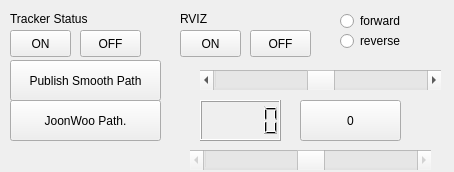
<?xml version="1.0" encoding="UTF-8"?>
<ui version="4.0">
 <class>MainWindow</class>
 <widget class="QMainWindow" name="MainWindow">
  <property name="geometry">
   <rect>
    <x>0</x>
    <y>0</y>
    <width>454</width>
    <height>172</height>
   </rect>
  </property>
  <property name="windowTitle">
   <string>LogPlot</string>
  </property>
  <widget class="QWidget" name="centralWidget">
   <widget class="QPushButton" name="pushButton_traker1_on">
    <property name="geometry">
     <rect>
      <x>10</x>
      <y>30</y>
      <width>61</width>
      <height>27</height>
     </rect>
    </property>
    <property name="text">
     <string>ON</string>
    </property>
   </widget>
   <widget class="QPushButton" name="pushButton_traker1_off">
    <property name="geometry">
     <rect>
      <x>80</x>
      <y>30</y>
      <width>61</width>
      <height>27</height>
     </rect>
    </property>
    <property name="text">
     <string>OFF</string>
    </property>
   </widget>
   <widget class="QLabel" name="label_traker1_2">
    <property name="geometry">
     <rect>
      <x>10</x>
      <y>10</y>
      <width>101</width>
      <height>17</height>
     </rect>
    </property>
    <property name="text">
     <string>Tracker Status</string>
    </property>
   </widget>
   <widget class="QPushButton" name="pushButton_PubMsg">
    <property name="geometry">
     <rect>
      <x>10</x>
      <y>60</y>
      <width>151</width>
      <height>41</height>
     </rect>
    </property>
    <property name="text">
     <string>Publish Smooth Path</string>
    </property>
   </widget>
   <widget class="QPushButton" name="pushButton_rviz_on">
    <property name="geometry">
     <rect>
      <x>180</x>
      <y>30</y>
      <width>61</width>
      <height>27</height>
     </rect>
    </property>
    <property name="text">
     <string>ON</string>
    </property>
   </widget>
   <widget class="QLabel" name="label_traker1_3">
    <property name="geometry">
     <rect>
      <x>180</x>
      <y>10</y>
      <width>31</width>
      <height>17</height>
     </rect>
    </property>
    <property name="text">
     <string>RVIZ</string>
    </property>
   </widget>
   <widget class="QPushButton" name="pushButton_rviz_off">
    <property name="geometry">
     <rect>
      <x>250</x>
      <y>30</y>
      <width>61</width>
      <height>27</height>
     </rect>
    </property>
    <property name="text">
     <string>OFF</string>
    </property>
   </widget>
   <widget class="QPushButton" name="pushButton_JWPath">
    <property name="geometry">
     <rect>
      <x>10</x>
      <y>100</y>
      <width>151</width>
      <height>41</height>
     </rect>
    </property>
    <property name="text">
     <string>JoonWoo Path.</string>
    </property>
   </widget>
   <widget class="QRadioButton" name="forward">
    <property name="geometry">
     <rect>
      <x>340</x>
      <y>10</y>
      <width>81</width>
      <height>22</height>
     </rect>
    </property>
    <property name="text">
     <string>forward</string>
    </property>
   </widget>
   <widget class="QRadioButton" name="reverse">
    <property name="geometry">
     <rect>
      <x>340</x>
      <y>30</y>
      <width>81</width>
      <height>22</height>
     </rect>
    </property>
    <property name="text">
     <string>reverse</string>
    </property>
   </widget>
   <widget class="QScrollBar" name="horizontalScrollBar">
    <property name="geometry">
     <rect>
      <x>200</x>
      <y>70</y>
      <width>241</width>
      <height>20</height>
     </rect>
    </property>
    <property name="focusPolicy">
     <enum>Qt::ClickFocus</enum>
    </property>
    <property name="minimum">
     <number>-99</number>
    </property>
    <property name="maximum">
     <number>99</number>
    </property>
    <property name="singleStep">
     <number>1</number>
    </property>
    <property name="pageStep">
     <number>1</number>
    </property>
    <property name="orientation">
     <enum>Qt::Horizontal</enum>
    </property>
   </widget>
   <widget class="QLCDNumber" name="lcdNumber">
    <property name="geometry">
     <rect>
      <x>200</x>
      <y>100</y>
      <width>81</width>
      <height>41</height>
     </rect>
    </property>
   </widget>
   <widget class="QPushButton" name="pushButton_offsetreset">
    <property name="geometry">
     <rect>
      <x>300</x>
      <y>100</y>
      <width>101</width>
      <height>41</height>
     </rect>
    </property>
    <property name="text">
     <string>0</string>
    </property>
   </widget>
   <widget class="QScrollBar" name="horizontalScrollBar_2">
    <property name="enabled">
     <bool>false</bool>
    </property>
    <property name="geometry">
     <rect>
      <x>190</x>
      <y>150</y>
      <width>241</width>
      <height>20</height>
     </rect>
    </property>
    <property name="focusPolicy">
     <enum>Qt::ClickFocus</enum>
    </property>
    <property name="minimum">
     <number>-99</number>
    </property>
    <property name="maximum">
     <number>99</number>
    </property>
    <property name="singleStep">
     <number>1</number>
    </property>
    <property name="pageStep">
     <number>1</number>
    </property>
    <property name="orientation">
     <enum>Qt::Horizontal</enum>
    </property>
   </widget>
   <widget class="QLCDNumber" name="lcdNumber_2">
    <property name="enabled">
     <bool>false</bool>
    </property>
    <property name="geometry">
     <rect>
      <x>200</x>
      <y>180</y>
      <width>81</width>
      <height>41</height>
     </rect>
    </property>
   </widget>
   <widget class="QPushButton" name="pushButton_offsetreset_2">
    <property name="enabled">
     <bool>false</bool>
    </property>
    <property name="geometry">
     <rect>
      <x>310</x>
      <y>180</y>
      <width>101</width>
      <height>41</height>
     </rect>
    </property>
    <property name="text">
     <string>0</string>
    </property>
   </widget>
  </widget>
  <widget class="QMenuBar" name="menuBar">
   <property name="geometry">
    <rect>
     <x>0</x>
     <y>0</y>
     <width>454</width>
     <height>25</height>
    </rect>
   </property>
  </widget>
 </widget>
 <layoutdefault spacing="6" margin="11"/>
 <resources/>
 <connections/>
</ui>
